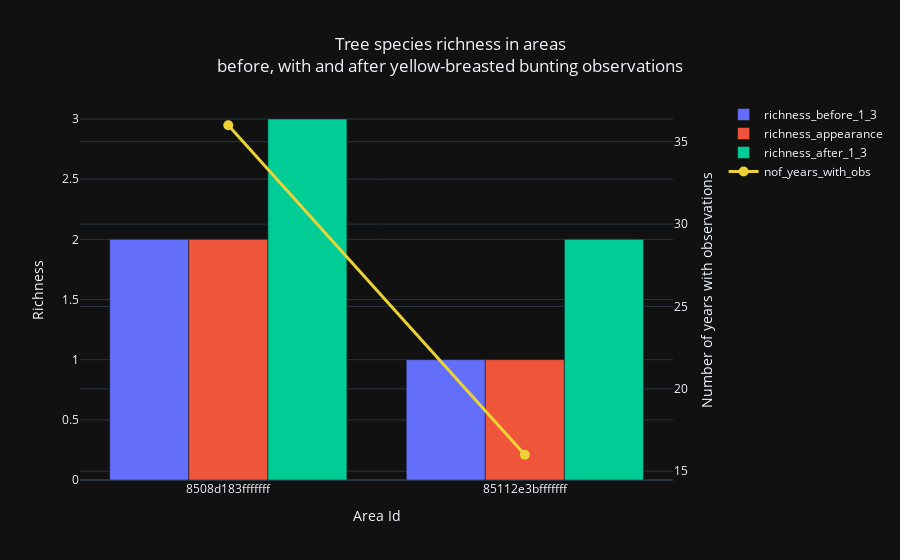

The code cell stored with this chart in its notebook:
### Code cell
def plot_paired_effect (merged_df, time_stamps = ['before_1_3', 'appearance', 'after_1_3'], 
                        cell_to_latest = None, cell_to_earliest = None,
                        title = None):
    metric_name = merged_df.columns[0].split('_')[0]
    if title == None:
        title = metric_name.title()

    merged_metric = merged_df.copy()
    merged_metric = merged_metric[[metric_name + "_" + time_stamp for time_stamp in time_stamps]]
    merged_metric.dropna(inplace = True)

    data = []
    for column in merged_metric.columns:
        data.append(go.Bar(
            name = column,
            x = merged_metric.index,
            y = merged_metric[column]
        ))

    fig = make_subplots(specs=[[{"secondary_y": True}]])
    fig.update_layout(
        title_text=title,
        title_x=0.5
    )

    # Set x-axis title
    fig.update_xaxes(title_text="Area Id")

    # Set y-axes titles
    fig.update_yaxes(title_text=metric_name.title(), secondary_y=False)
    for column in merged_metric.columns:
        fig.add_trace(go.Bar(
            name = column,
            x = merged_metric.index,
            y = merged_metric[column]
        ), secondary_y=False)
    
    if cell_to_latest != None and cell_to_earliest != None:
        fig.add_trace(
            go.Scatter(
                x = merged_metric.index, 
                y = merged_metric.index.map(lambda cell: int(cell_to_latest[cell]) - int(cell_to_earliest[cell])).tolist(), 
                line=dict(color='rgb(235, 211, 54)', width=3),
                marker=dict(color='rgb(235, 211, 54)', size=10),
                name="nof_years_with_obs"), 
                secondary_y=True)
        fig.update_yaxes(title_text="Number of years with observations", secondary_y=True)
        return fig
    return fig

fig = plot_paired_effect(richness_merged, cell_to_earliest=cell_to_earliest, cell_to_latest=cell_to_latest,
                         title = "Tree species richness in areas<br>before, with and after yellow-breasted bunting observations")
fig.write_html(f"../web_interface/precomp_data/keystone/tree_paired_bunting_effect.html")
fig.show()

### Figure 1 — Plotly figure (JSON) as saved in the notebook; plotly's stock layout.template omitted (floating-point values rounded to 4 significant figures)
{"data": [{"name": "richness_before_1_3", "type": "bar", "x": ["8508d183fffffff", "85112e3bfffffff"], "xaxis": "x", "y": [2, 1], "yaxis": "y"}, {"name": "richness_appearance", "type": "bar", "x": ["8508d183fffffff", "85112e3bfffffff"], "xaxis": "x", "y": [2, 1], "yaxis": "y"}, {"name": "richness_after_1_3", "type": "bar", "x": ["8508d183fffffff", "85112e3bfffffff"], "xaxis": "x", "y": [3, 2], "yaxis": "y"}, {"line": {"color": "rgb(235, 211, 54)", "width": 3}, "marker": {"color": "rgb(235, 211, 54)", "size": 10}, "name": "nof_years_with_obs", "type": "scatter", "x": ["8508d183fffffff", "85112e3bfffffff"], "xaxis": "x", "y": [36, 16], "yaxis": "y2"}], "layout": {"title": {"text": "Tree species richness in areas<br>before, with and after yellow-breasted bunting observations", "x": 0.5}, "xaxis": {"anchor": "y", "domain": [0, 0.94], "title": {"text": "Area Id"}}, "yaxis": {"anchor": "x", "domain": [0, 1], "title": {"text": "Richness"}}, "yaxis2": {"anchor": "x", "overlaying": "y", "side": "right", "title": {"text": "Number of years with observations"}}}}
